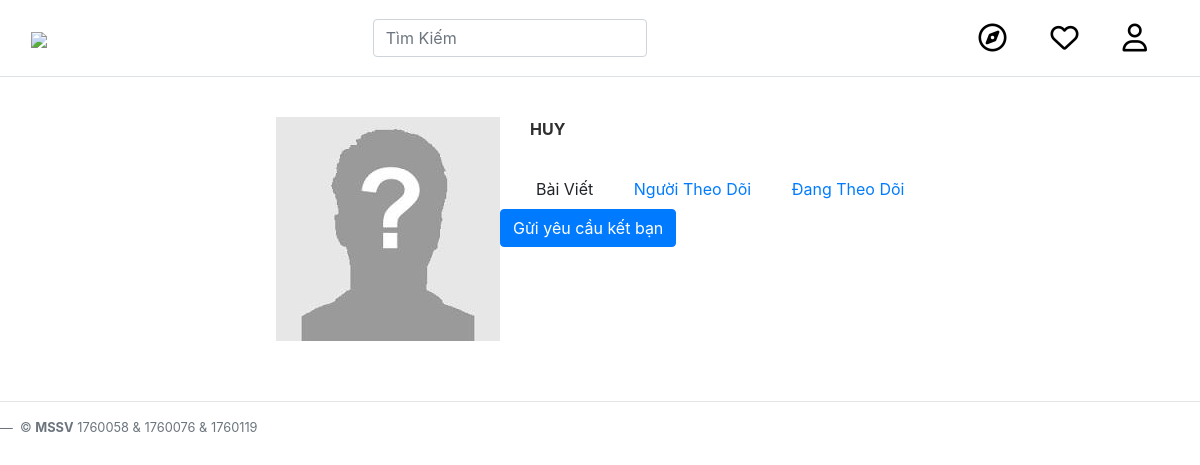
The page /profile.php?id=49 (signed in) on the database as committed earlier.
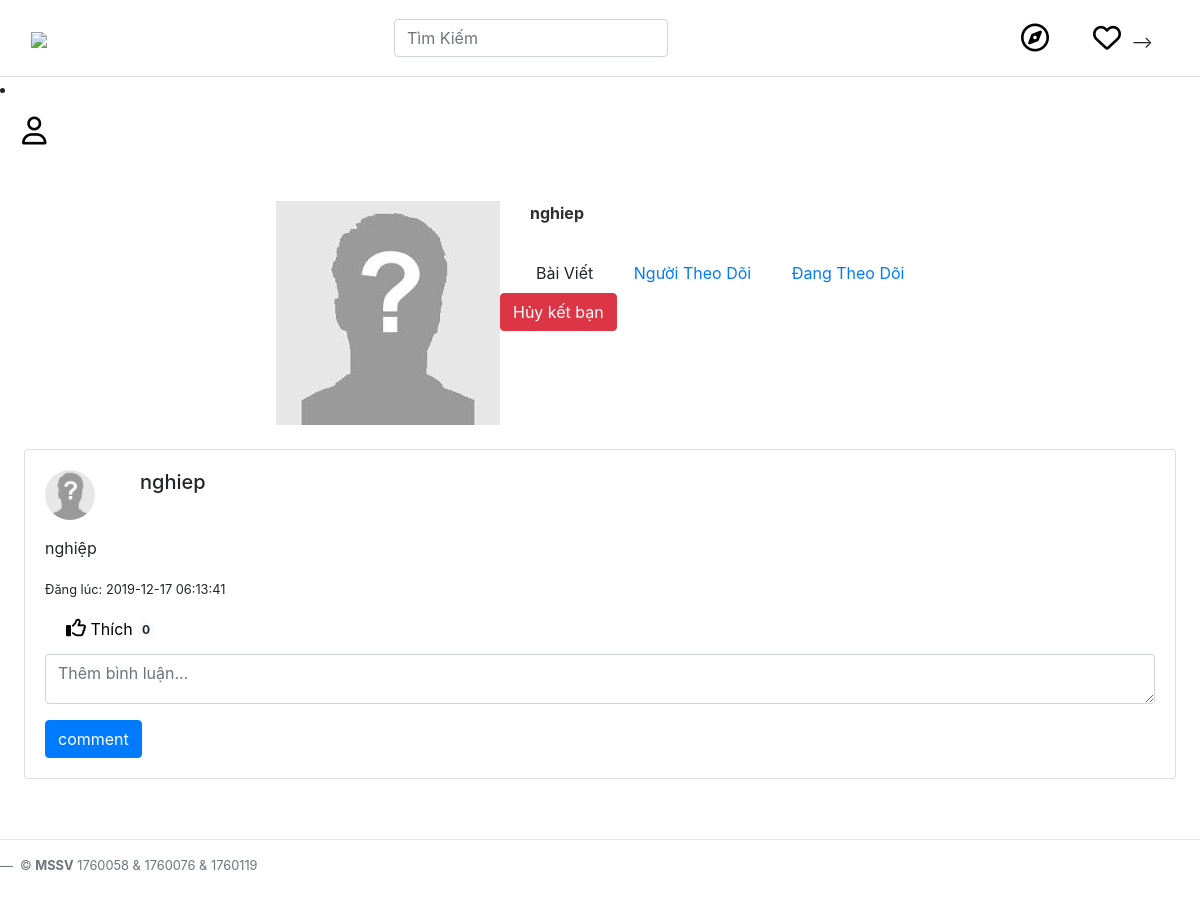
The same page on the database as committed later.
### tables this page shows
CREATE TABLE `users` (
  `id` int(11) NOT NULL,
  `fullname` varchar(255) NOT NULL,
  `phone` varchar(20) NOT NULL,
  `email` varchar(255) NOT NULL,
  `password` varchar(60) NOT NULL,
  `hasAvatar` int(11) DEFAULT 0,
  `status` int(11) DEFAULT 1,
  `code` varchar(16) NOT NULL,
  `code2` varchar(16) NOT NULL
);

CREATE TABLE `posts` (
  `id` int(11) NOT NULL,
  `userId` int(11) NOT NULL,
  `content` varchar(1024) NOT NULL,
  `createdAt` timestamp NOT NULL DEFAULT current_timestamp() ON UPDATE current_timestamp()
);

### functions.php (called while the page is built, shortened)
<?php
function findUserById($id) {
  global $db;
  $stmt = $db->prepare("SELECT * FROM users WHERE id = ?");
  $stmt->execute(array($id));
  $user = $stmt->fetch(PDO::FETCH_ASSOC);
  return $user;
}
  function userLiked($post_id,$userid)
  {
    $conn= mysqli_connect ('localhost','root','', 'doan1');
    $sql = "SELECT * FROM likes WHERE userId=$userid
          AND post_id=$post_id ";
    $result = mysqli_query($conn, $sql);
    if (mysqli_num_rows($result) > 0) {
      return true;
    }else{
      return false;
    }
  }
  function getLikes($id)
    {
      global $db;
      $stmt = $db->prepare("SELECT COUNT(*) FROM likes WHERE post_id = ?");
      $stmt->execute(array($id));
      return $stmt->fetch(PDO::FETCH_ASSOC);
    }
  function getNewFeedsForProfile($userId) {
    global $db;
    $stmt = $db->prepare("SELECT p.id, p.userId, u.fullname as userFullname, u.hasAvatar as userHasAvatar, p.content, p.createdAt FROM posts as p LEFT JOIN users as u ON u.id = p.userId WHERE p.userId =$userId ORDER BY createdAt DESC");
    $stmt->execute();
    $posts = $stmt->fetchAll(PDO::FETCH_ASSOC);
    return $posts;
  }
  function isFollow($userId1, $userId2) {
    global $db;
    $stmt = $db->prepare("SELECT * FROM friendship WHERE userId1 = ? AND userId2 = ?");
    $stmt->execute(array($userId1, $userId2));
    $user1ToUser2 = $stmt->fetch(PDO::FETCH_ASSOC);
    if (!$user1ToUser2) {
      return false;
    }
    $stmt = $db->prepare("SELECT * FROM friendship WHERE userId1 = ? AND userId2 = ?");
    $stmt->execute(array($userId2, $userId1));
    $user2ToUser1 = $stmt->fetch(PDO::FETCH_ASSOC);
    if ($user2ToUser1) {
      return false;
    }
    return true;
  }
function getFriends($userId) {
  global $db;
  $stmt = $db->prepare("SELECT * FROM friendship WHERE userId1 = ? OR userId2 = ?");
  $stmt->execute(array($userId, $userId));
  $following = $stmt->fetchAll(PDO::FETCH_ASSOC);
  $friendship = array();
  for ($i = 0; $i < count($following); $i++) {
    $row1 = $following[$i];
    if ($userId == $row1['userId1']) {
      $userId2 = $row1['userId2'];
      for ($j = 0; $j < count($following); $j++) {
        $row2 = $following[$j];
        if ($userId == $row2['userId2'] && $userId2 == $row2['userId1']) {
          $friendship[] = findUserById($userId2);
        }
      }
    }
  }
  return $friendship;
}
?>

### init.php (called while the page is built, shortened)
<?php
require_once('functions.php');
if (isset($_SESSION['userId'])) {
    $currentUser = findUserById($_SESSION['userId']);
  }

### profile.php (the view, shortened to what the changed rows need)
<?php
require_once 'init.php';
$profile = findUserById($_GET['id']);
$friends = getFriends($currentUser['id']);
$isFriend = false;
foreach ($friends as $friend) {
  if ($friend['id'] == $profile['id']) {
    $isFriend = true;
  }
}
if ($currentUser) {
    $newFeeds = getNewFeedsForProfile($profile['id']);
   }
$isFollow = isFollow($currentUser['id'], $profile['id']);
$isRequest = isFollow($profile['id'], $currentUser['id']);
?>
<?php include 'InHeader.php'; ?>
<?php if (isset($_POST['fullname']) && isset($_POST['phone'])): ?>
<?php
$fullname = $currentUser['fullname'];
$phone = $currentUser['phone'];
$success = true;
?>
<?php if (!$success) : ?>
<?php header('Location: index.php') ?>
<?php else: ?>
<div class="alert alert-danger" role="alert">
    Vui lòng nhập đầy đủ thông tin!
</div>
<?php endif; ?>
<?php else: ?>
<div class="row" id="main">
    <img
        src="<?php echo file_exists('./IMG/' . $profile['id'] . '.jpg') ? ('./IMG/' . $profile['id'] . '.jpg') : ('./IMG/0.jpg') ?>">
    <div>
        <strong id="name"><?php echo $profile['fullname'] ?></strong>
        <form action="" style="padding-top:3vw">
            <label style="margin-left: 3vw" for="baiviet"> Bài Viết</label>
            <a href="friend.php"> <label style="margin-left: 3vw" for="nguoitheodoi"> Người Theo Dõi</label></a>
            <a href="friend.php"> <label style="margin-left: 3vw" for="dangtheodoi"> Đang Theo Dõi</label></a>
        </form>
    <?php if ($isFriend) : ?>
        <form action="friend-request.php" method="POST">
            <button type="submit" class="btn btn-danger">Hủy kết bạn</button>
        </form>
    <?php else : ?>
        <?php if ($isFollow) : ?>
            <form action="friend-request.php" method="POST">
                <input type="hidden" name="action" value="cancel-friend-request">
                <input type="hidden" name="profileId" value="<?php echo $profile['id'] ?>">
                <button type="submit" class="btn btn-primary">Hủy yêu cầu kết bạn</button>
            </form>
        <?php else : ?>
            <form action="friend-request.php" method="POST">
                <button type="submit" class="btn btn-primary">Gửi yêu cầu kết bạn</button>
            </form>
        <?php endif; ?>
    <?php endif; ?>
        <br>
    </div>
    <br>
</div>
<?php foreach ($newFeeds as $post) :  ?>
    <div class="card" style="margin: 2vw;">
        <div class="card-body">
            <h5 class="card-title">
                <div class="row">
                    <div class="col">
                        <?php if ($post['userHasAvatar']) : ?>
                        <img class="avatar" src="./IMG/<?php echo $post['userId'] ?>.jpg">
                        <?php else : ?>
                        <img class="avatar" src="no-avatar.jpg">
                        <?php endif; ?>
                    </div>
                    <div class="col-11">
                        <?php echo $post['userFullname'] ?>
                    </div>
                </div>
            </h5>
            <p class="card-text">
                <p><?php echo $post['content'] ?></p>
                <small>Đăng lúc: <?php echo $post['createdAt'] ?></small>
            </p>
            <div class="row">
                <?php $countlike=getLikes($post['id']);
                           ;?>
           <div class="btn-group"style="position: relative;bottom:6px;left:23px">
                                               <?php if (userLiked($post['id'],$currentUser['id'])): ?>
                                               <a class="btn"name="unlike"id="unlike"href="like.php?from=profile&friendId=<?php echo $_GET['id'] ?>&type=unlike&id=<?php echo $post['id'] ?>"><i style='font-size:20px' class='far fa-thumbs-up'data-toggle="tooltip" title="Cảm xúc của bạn với status này!!"></i> Thích  <span class="badge badge-primary  rounded-circle" ><?php echo implode(" ",$countlike);?></span></a>
                                               <?php else:?>
                                               <a class="btn"name="like"id="like"href="like.php?from=profile&friendId=<?php echo $_GET['id'] ?>&type=like&id=<?php echo $post['id'] ?>"style='color:black'><i style='font-size:20px' class='far fa-thumbs-up'data-toggle="tooltip" title="Cảm xúc của bạn với status này!!"></i> Thích  <span class="badge badge-light  rounded-circle"><?php echo implode(" ",$countlike);?></span></a>
                                               <?php endif ?>
                                       </div>&emsp;&emsp;
            </div>
                                    <form action="comments.php?from=profile&friendId=<?php echo $_GET['id'] ?>&type=upcommentindex&id=<?php echo $post['id'] ?>" method="POST" >
                                            <div class="form-group">
                                                <textarea style="height:50px" class="form-control" name="contents" id="contents" rows="3"placeholder="Thêm bình luận..."></textarea>
                                            </div>
                                            <button type="submit" class="btn btn-primary" name="upcomment">comment</button>
                                        </form>
        </div>
    </div>
<?php endforeach; ?>
  <?php endif; ?>
<?php include 'Footer.php'; ?>

### notification.php (shortened to what the changed rows need)
<?php
require_once 'init.php';
$conversations = getLatestConversations($currentUser['id']);
$getAllNotify =  getAllNotify($currentUser['id']);
?>
<div class="modal fade" id="notification" tabindex="-1" role="dialog" aria-labelledby="exampleModalLabel" aria-hidden="true">
<div class="modal-dialog" role="document">
<div class="modal-content" style="width: 40vw;">
<div class="modal-body">
<div style="margin-top: 1vw">
<!-- <?php foreach ($conversations as $conversation) : ?>
<div class="card" style="margin-bottom: 10px;">
<div class="card-body">
  <h4 class="card-title">
    <!-- <div class="row">
      <div class="col-5"> -->
      <a href="conversation.php?id=<?php echo $conversation['id'] ?>" style="font-size: 20px; float: left;"><?php echo $conversation['fullname'] ?></a>
      <!-- </div>
      <div class="col-7"> -->
        <p style="font-size: 20px; margin-left:1vw; float: left"> đã gửi tin nhắn cho bạn </p>
      <!-- </div>
    </div> -->
  </h4>
  <!-- <a href="conversation.php?id=<?php echo $conversation['id'] ?>" style="text-decoration: none; color: black">
  <br><form style="background-color: rgba(192,192,192,0.4); padding: 1vw; margin-top: 1vw">
  <?php echo $conversation['lastMessage']['content'] ?>
  </form>
  </a> -->
</div>
</div>
<?php endforeach; ?>
</div>
  <?php foreach ($getAllNotify as $notify) : ?>
    <div class="card ms-3" style="max-width: 540px;">
      <div class="row no-gutters">
        <div class="col-md-4">
          <img src="./IMG/<?php echo $notify['fromUserID'] ?>.jpg" class="card-img" alt="...">
        </div>
        <div class="col-md-8">
          <div class="card-body">
          <a href="profile.php?id=<?php echo $notify['fromUserID'] ?>"> <h5 class="card-title"><?php echo $notify['fullname'] ?></h5> </a>
            <p class="card-text">Đã gửi yêu cầu kết bạn với bạn.</p>
            <p class="card-text"><small class="text-muted"><?php echo $notify['createdAt'] ?></small></p>
          </div>
        </div>
      </div>
    </div>
  <?php endforeach; ?> -->
<!-- <div style="margin-top: 1vw">
  <?php foreach ($conversations as $conversation) : ?>
<div class="card" style="margin-bottom: 10px;">
  <div class="card-body">
    <h4 class="card-title">
      <!-- <div class="row">
        <div class="col-5"> -->
        <a href="conversation.php?id=<?php echo $conversation['id'] ?>" style="font-size: 20px; float: left;"><?php echo $conversation['fullname'] ?></a>
        <!-- </div>
        <div class="col-7"> -->
          <p style="font-size: 20px; margin-left:1vw; float: left"> đã gửi tin nhắn cho bạn </p>
        <!-- </div>
      </div> -->
    </h4>
    <a href="conversation.php?id=<?php echo $conversation['id'] ?>" style="text-decoration: none; color: black">
    <br><form style="background-color: rgba(192,192,192,0.4); padding: 1vw; margin-top: 1vw">
    <?php echo $conversation['lastMessage']['content'] ?>
    </form>
    </a>
  </div>
</div>
<?php endforeach; ?> -->
</div>
</div>
</div>
</div>
</div>

Rows that differ between the two databases and show on the page:
changed users: fullname "HUY" → "nghiep"
added posts: userId.fullname "nghiep", content "nghiệp", createdAt "2019-12-17 06:13:41", countlike "0"
Other text that changed with them:
text no longer shown: "Gửi yêu cầu kết bạn"
text now shown: "--> Hủy kết bạn"
